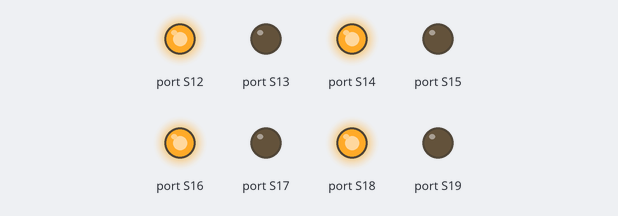
A program run on a simulated BBC micro:bit (MakeCode). On the bench: output pins drawn as LEDs (lit = HIGH).

Above: at 0.1 s.
Timing chart, 0 to 1.6 s (numbered marks = the images above):
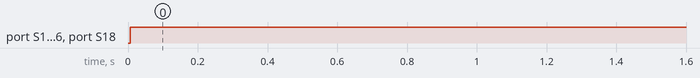

The program:

main.ts
```typescript
/**
 * 使用此文件来定义自定义函数和图形块。
 * 想了解更详细的信息，请前往 https://makecode.microbit.org/blocks/custom
 */

/**
 * 自定义图形块
 */

enum REGISTER {
    IODIRA = 0x00,
    IODIRB = 0x01,
    IPOLA = 0x02,
    IPOLB = 0x03,
    GPINTENA = 0x04,
    GPINTENB = 0x05,
    DEFVALA = 0x06,
    DEFVALB = 0x07,
    INTCONA = 0x08,
    INTCONB = 0x09,
    IOCONA = 0x0A,
    IOCONB = 0x0B,
    GPPUA = 0x0C,
    GPPUB = 0x0D,
    INTFA = 0x0E,
    INTFB = 0x0F,
    INTCAPA = 0x10,
    INTCAPB = 0x11,
    GPIOA = 0x12,
    GPIOB = 0x13,
    OLATA = 0x14,
    OLATB = 0x15
}

enum PIN {
    A = 0,
    B = 1
}

//% weight=5 color=#9900CC icon="\uf53b"
namespace MCP23017 {
    const MCP23017_ADDRESS = 0x20

    const MCP23017_IODIRA = 0x00
    const MCP23017_IPOLA = 0x02
    const MCP23017_GPINTENA = 0x04
    const MCP23017_DEFVALA = 0x06
    const MCP23017_INTCONA = 0x08
    const MCP23017_IOCONA = 0x0A
    const MCP23017_GPPUA = 0x0C
    const MCP23017_INTFA = 0x0E
    const MCP23017_INTCAPA = 0x10
    const MCP23017_GPIOA = 0x12
    const MCP23017_OLATA = 0x14

    const MCP23017_IODIRB = 0x01
    const MCP23017_IPOLB = 0x03
    const MCP23017_GPINTENB = 0x05
    const MCP23017_DEFVALB = 0x07
    const MCP23017_INTCONB = 0x09
    const MCP23017_IOCONB = 0x0B
    const MCP23017_GPPUB = 0x0D
    const MCP23017_INTFB = 0x0F
    const MCP23017_INTCAPB = 0x11
    const MCP23017_GPIOB = 0x13
    const MCP23017_OLATB = 0x15

    let initialized = false

    function i2cwrite(addr: number, reg: number, value: number): void {
        let buf = pins.createBuffer(2);
        buf[0] = reg;
        buf[1] = value;
        pins.i2cWriteBuffer(addr, buf);
    }

    function i2cread(addr: number, reg: number): number {
        pins.i2cWriteNumber(addr, reg, NumberFormat.UInt8BE);
        let val = pins.i2cReadNumber(addr, NumberFormat.UInt8BE);
        return val;
    }

    function initMCP23017(): void {
        for (let regAddr = 0; regAddr < 22; regAddr++) {
            if (regAddr == 0 || regAddr == 1) {
                i2cwrite(MCP23017_ADDRESS, regAddr, 0xFF);
            }
            else {
                i2cwrite(MCP23017_ADDRESS, regAddr, 0x00);
            }
        }

        //configue all PinA output
        i2cwrite(MCP23017_ADDRESS, MCP23017_IODIRA, 0x00);

        //configue all PinB input
        i2cwrite(MCP23017_ADDRESS, MCP23017_IODIRB, 0xFF);
        //configue all PinB pullUP
        i2cwrite(MCP23017_ADDRESS, MCP23017_GPPUB, 0xFF);

        initialized = true;
    }


    /**
	 *Read data from the register
	 * @param reg [0-21] register of mcp23017; eg: 0, 15, 23
	*/
    //% blockId=ReadReg block="Read register |%reg| data"
    //% weight=65
    export function ReadReg(reg: REGISTER): number {
        let val = i2cread(MCP23017_ADDRESS, reg);
        return val;
    }


	/**
	 * WriteData to PinA or PinB
	 * @param pin [0-1] choose PinA or PinB; eg: 0, 1
     * @param value [0-255] pulse of servo; eg: 128, 0, 255
	*/
    //% blockId=WritePin block="Set P |%pin| value |%value|"
    //% weight=75
    //% value.min=0 value.max=255
    export function WritePin(pin: PIN, value: number): void {
        if (!initialized) {
            initMCP23017();
        }
        if (pin == 0) {
            i2cwrite(MCP23017_ADDRESS, MCP23017_GPIOA, value);
        }
        else {
            i2cwrite(MCP23017_ADDRESS, MCP23017_GPIOB, value);
        }
    }

	/**
	 *ReadData From PinA or PinB
	 * @param pin [0-1] choose PinA or PinB; eg: 0, 1
	*/
    //% blockId=ReadPin block="Read data from |%pin|"
    //% weight=85
    export function ReadPin(pin: PIN): number {
        if (!initialized) {
            initMCP23017();
        }
        if (pin == 0) {
            let val = i2cread(MCP23017_ADDRESS, MCP23017_GPIOA);
            return val;
        }
        else {
            let val = i2cread(MCP23017_ADDRESS, MCP23017_GPIOB);
            return val;
        }
    }
}
```

test.ts
```typescript
// tests go here; this will not be compiled when this package is used as an extension.
/* tests go here; this will not be compiled when this package is used as a library*/
2
basic.forever(() => {
3
    MCP23017.WritePin(0,85);
4
})
```

Measured:
- by itself, port S12, port S14, port S16, port S18: LOW → HIGH at 0.01 s
